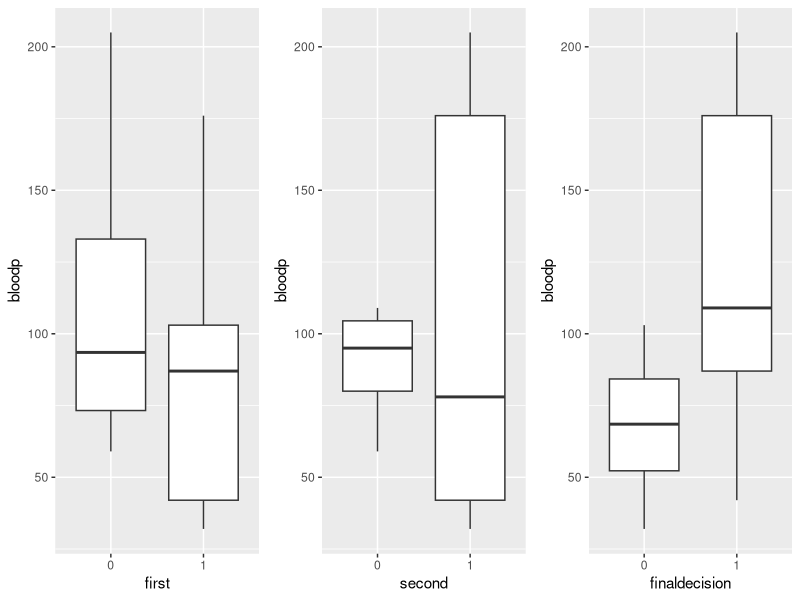
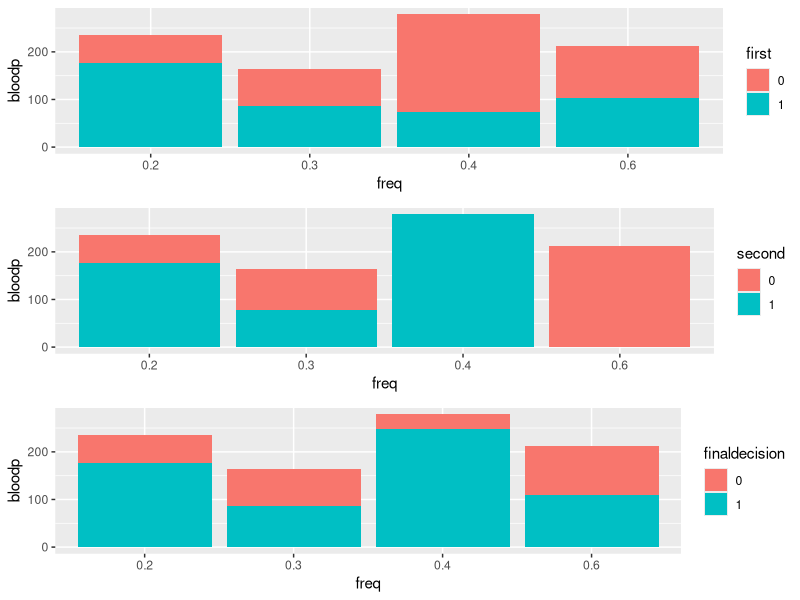

The R script that drew these images, in order:
## ---- chunk 1
knitr::opts_chunk$set(echo = TRUE)
library(gridExtra)
library(ggplot2)
## ---- chunk 2
freq = c(0.6,0.3,0.4,0.4,0.2,0.6,0.3,0.4,0.9,0.2)
bloodp = c(103,87,32,42,59,109,78,205,135,176)
first = c(1,1,1,1,0,0,0,0,NA,1)
second = c(0,0,1,1,0,0,1,1,1,1)
finaldecision = c(0,1,0,1,0,1,0,1,1,1)

df = data.frame(freq,bloodp, first, second, finaldecision)
df = na.omit(df)
## ---- chunk 3

df$first <- as.factor(df$first)
df$second <- as.factor(df$second)
df$finaldecision <- as.factor(df$finaldecision)

box1 = ggplot(df, aes(first, bloodp, color = freq))+geom_boxplot()
box2 = ggplot(df, aes(second, bloodp))+geom_boxplot()
box3 = ggplot(df, aes(finaldecision, bloodp))+geom_boxplot()

grid.arrange(box1,box2,box3, ncol = 3)

## ---- chunk 4
df$freq = as.factor(df$freq)
bar1 = ggplot(df, aes(freq, bloodp, fill = first))+geom_bar(stat = "identity")

bar2 = ggplot(df, aes(freq, bloodp, fill = second))+geom_bar(stat = "identity")

bar3 = ggplot(df, aes(freq, bloodp, fill = finaldecision))+geom_bar(stat = "identity")


grid.arrange(bar1, bar2, bar3)
